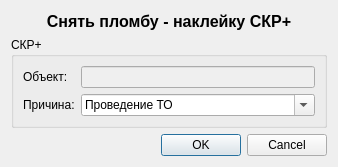
<?xml version="1.0" encoding="UTF-8"?>
<ui version="4.0">
 <class>Form</class>
 <widget class="QWidget" name="Form">
  <property name="geometry">
   <rect>
    <x>0</x>
    <y>0</y>
    <width>338</width>
    <height>167</height>
   </rect>
  </property>
  <property name="windowTitle">
   <string>Журнал СКР+</string>
  </property>
  <layout class="QVBoxLayout" name="verticalLayout">
   <item>
    <widget class="QLabel" name="label">
     <property name="font">
      <font>
       <pointsize>12</pointsize>
       <weight>75</weight>
       <bold>true</bold>
      </font>
     </property>
     <property name="text">
      <string>Снять пломбу - наклейку СКР+</string>
     </property>
     <property name="alignment">
      <set>Qt::AlignCenter</set>
     </property>
     <property name="wordWrap">
      <bool>true</bool>
     </property>
    </widget>
   </item>
   <item>
    <widget class="QGroupBox" name="groupBox">
     <property name="title">
      <string>СКР+</string>
     </property>
     <layout class="QFormLayout" name="formLayout">
      <item row="0" column="0">
       <widget class="QLabel" name="label_4">
        <property name="text">
         <string>Объект:</string>
        </property>
       </widget>
      </item>
      <item row="0" column="1">
       <widget class="QLineEdit" name="lineEdit">
        <property name="enabled">
         <bool>false</bool>
        </property>
       </widget>
      </item>
      <item row="1" column="0">
       <widget class="QLabel" name="label_3">
        <property name="text">
         <string>Причина:</string>
        </property>
       </widget>
      </item>
      <item row="1" column="1">
       <widget class="QComboBox" name="comboBox">
        <property name="enabled">
         <bool>true</bool>
        </property>
        <property name="editable">
         <bool>true</bool>
        </property>
        <property name="currentText">
         <string>Проведение ТО</string>
        </property>
        <item>
         <property name="text">
          <string>Проведение ТО</string>
         </property>
        </item>
        <item>
         <property name="text">
          <string>Ремонт</string>
         </property>
        </item>
        <item>
         <property name="text">
          <string>Вывод из эксплуатации</string>
         </property>
        </item>
        <item>
         <property name="text">
          <string>Вскрытие</string>
         </property>
        </item>
       </widget>
      </item>
     </layout>
    </widget>
   </item>
   <item>
    <widget class="QDialogButtonBox" name="buttonBox">
     <property name="standardButtons">
      <set>QDialogButtonBox::Cancel|QDialogButtonBox::Ok</set>
     </property>
    </widget>
   </item>
  </layout>
 </widget>
 <resources/>
 <connections/>
</ui>
